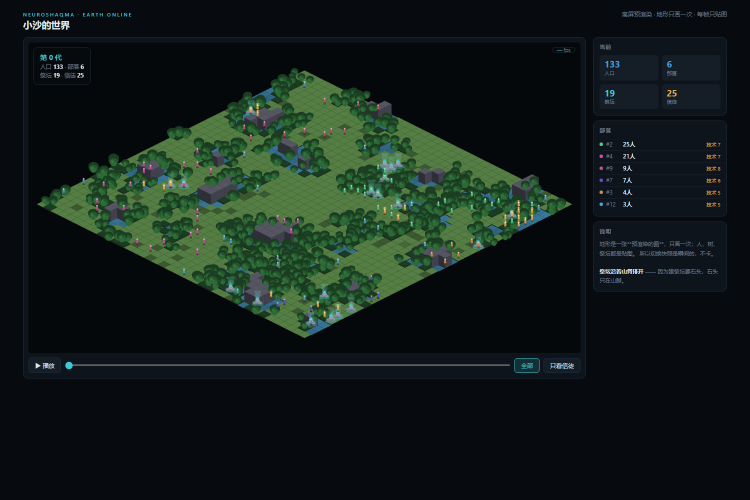
#> input picture civ-world-iso.png, 1500 x 1000 px (shown at 1/2 size)
$ python make_civ_video.py civ-world-iso.png
#> lines starting #> are read from the running program, lines starting #| are printed output that depends on the picture
# -*- coding: utf-8 -*-
"""60 秒视频：真实截图 + 真实数字，不生成任何虚构画面。

结构（1920x1080, 30fps, 1800 帧）：
  0-10s   钩子：我 12 岁，做了一个比果蝇大 2 倍的脑
 10-20s   规模：288,964 神经元 / 56,265,518 突触
 20-33s   它自己长出了宗教（等距世界推拉）
 33-44s   数据：19 座祭坛 / 299 个信徒 / 信仰 0.86
 44-54s   进化：50 代活力 +79.8%
 54-60s   结尾：仓库地址

风格：暗底、克制、无 emoji、青蓝点缀。所有画面素材都是真跑出来的截图。
"""
import os
import subprocess
import sys

import numpy as np
from PIL import Image, ImageDraw, ImageFont, ImageFilter

W, H, FPS = 1920, 1080, 30
HERE = os.path.dirname(os.path.abspath(__file__))
# 素材查找顺序：仓库根目录（clone 下来的人用这个）→ 我本地平台的 public/
# 原来是硬编码 D:\Apps\MyModel\chat\public，别人 clone 后 selftest 直接失败，
# 而 README 写着"你可以自己跑一遍"——那句话就成了假的。
_PUB_CANDIDATES = [HERE, r"D:\Apps\MyModel\chat\public"]
PUB = next((p for p in _PUB_CANDIDATES
            if os.path.exists(os.path.join(p, "civ-world-iso.png"))), HERE)
OUT = os.path.join(HERE, "NeuroShaqma-civ.mp4")
TMP = os.path.join(os.environ.get("TEMP", "."), "civ_frames")

CYAN = (63, 201, 211)
BLUE = (74, 158, 218)
GOLD = (224, 172, 82)
DIM = (120, 136, 154)
WHITE = (232, 238, 246)
BG = (7, 10, 15)

FONT_BOLD = r"C:\Windows\Fonts\msyhbd.ttc"
FONT_REG = r"C:\Windows\Fonts\msyh.ttc"


def font(size, bold=True):
    p = FONT_BOLD if bold else FONT_REG
    try:
        return ImageFont.truetype(p, size)
    except Exception:
        return ImageFont.load_default()


def ease(t):
    """smoothstep"""
    t = max(0.0, min(1.0, t))
    return t * t * (3 - 2 * t)


def fade_in_out(local_t, dur, fin=0.4, fout=0.4):
    """局部时间 → 透明度"""
    if local_t < fin:
        return ease(local_t / fin)
    if local_t > dur - fout:
        return ease((dur - local_t) / fout)
    return 1.0


def base_canvas():
    img = Image.new("RGB", (W, H), BG)
    d = ImageDraw.Draw(img)
    # 极淡的暗角
    return img


# [16 lines left out: function draw_center_text, not called in this run]


def ken_burns(src_path, dur_frames, idx, zoom_from=1.0, zoom_to=1.10, pan=(0, 0)):
    """对图片做缓慢推拉（Ken Burns），返回一帧。"""
    src = Image.open(src_path).convert("RGB")
    t = idx / max(1, dur_frames - 1)
    e = ease(t)
    z = zoom_from + (zoom_to - zoom_from) * e
    # 缩放到覆盖画布
    sw, sh = src.size
    scale = max(W / sw, H / sh) * z
    nw, nh = int(sw * scale), int(sh * scale)
    im = src.resize((nw, nh), Image.LANCZOS)
    # 居中 + 平移
    ox = (nw - W) // 2 + int(pan[0] * e)
    oy = (nh - H) // 2 + int(pan[1] * e)
    ox = max(0, min(nw - W, ox))
    oy = max(0, min(nh - H, oy))
    return im.crop((ox, oy, ox + W, oy + H))


def vignette(img, strength=0.55):
    mask = Image.new("L", (W, H), 0)
    d = ImageDraw.Draw(mask)
    d.ellipse([-W * 0.25, -H * 0.25, W * 1.25, H * 1.25], fill=255)
    mask = mask.filter(ImageFilter.GaussianBlur(160))
    dark = Image.new("RGB", (W, H), BG)
    return Image.composite(img, Image.blend(img, dark, strength), mask)


def overlay_gradient(img, color=(0, 0, 0), top=0.72, bottom=0.10):
    """底部加深，方便压字。"""
    g = Image.new("L", (1, H))
    for y in range(H):
        v = top + (bottom - top) * (y / H)
        g.putpixel((0, y), int(v * 255))
    g = g.resize((W, H))
    dark = Image.new("RGB", (W, H), color)
    return Image.composite(dark, img, g)


# ==================== 场景 ====================
# [190 lines left out: functions scene_hook, scene_scale, scene_world, scene_data, scene_evolution, scene_end, not called in this run]


# ==================== 主流程 ====================
SCENES = [
    (scene_hook, 10),
    (scene_scale, 10),
    (scene_world, 13),
    (scene_data, 11),
    (scene_evolution, 10),
    (scene_end, 6),
]


# [46 lines left out: function main, not called in this run]


# ==================== 自测 ====================

def selftest():
    """验证渲染管线的前置条件，不真渲染 1800 帧（那是 5 分钟）。"""
    print("  小沙宣传视频 selftest（素材 / 缓动 / 画布 / 分层）")
    ok = 0
    total = 0

    # ---- 1. 素材存在（缺一个视频就会有段落是黑的）----
    total += 1
    need = ["civ-world-iso.png", "civ-world-shot.png", "hero-288k.png"]
    missing = [f for f in need if not os.path.exists(os.path.join(PUB, f))]
    print("  [1] 素材 %d/%d 存在%s"
          % (len(need) - len(missing), len(need),
             ("，缺：" + ",".join(missing)) if missing else ""))
    ok += int(not missing)

    # ---- 2. 字体能加载（否则全部文字变方块）----
    total += 1
    f = font(48)
    loaded = hasattr(f, "getbbox") and f.size == 48
    print("  [2] 中文字体: %s size=%s" % (type(f).__name__, getattr(f, "size", "?")))
    ok += int(loaded)

    # ---- 3. 缓动函数边界正确 ----
    total += 1
    good = (ease(0) == 0.0 and ease(1) == 1.0
            and 0.4 < ease(0.5) < 0.6          # smoothstep(0.5) = 0.5
            and ease(-5) == 0.0 and ease(5) == 1.0)  # 越界要夹住
    print("  [3] ease: 0→%.1f 0.5→%.2f 1→%.1f 越界钳制=%s"
          % (ease(0), ease(0.5), ease(1), ease(-5) == 0.0))
    ok += int(good)

    # ---- 4. 淡入淡出：起点 0、中段 1、终点 0 ----
    total += 1
    a0 = fade_in_out(0.0, 10.0)          # 刚出现
    amid = fade_in_out(5.0, 10.0)        # 正中间
    aend = fade_in_out(10.0, 10.0)       # 正好结束（原来测 9.9，那时淡出才走 25%，
                                         # 值 0.156 是正确答案，是断言错了）
    good = a0 < 0.05 and amid == 1.0 and aend < 0.05
    print("  [4] 淡入淡出: 起点%.2f 中段%.2f 终点%.2f" % (a0, amid, aend))
    ok += int(good)

    # ---- 5. 画布尺寸正确 ----
    total += 1
    img = base_canvas()
#> in base_canvas, `img = Image.new("RGB", (W, H), BG)`:
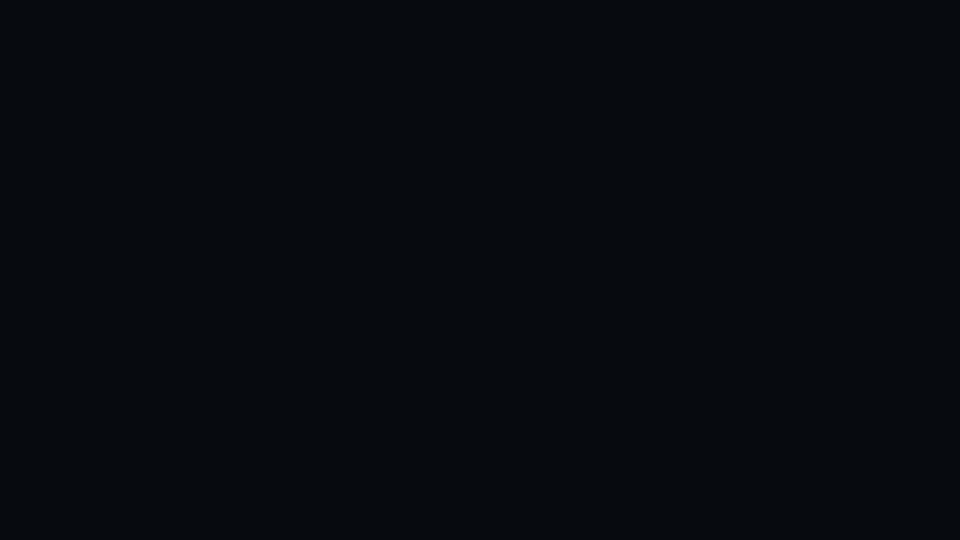
#> img: PIL image 1920x1080 RGB (shown at 1/2 size); mean R, G, B 7, 10, 15
    print("  [5] 画布: %dx%d (期望 %dx%d)" % (img.size[0], img.size[1], W, H))
#|   [5] 画布: 1920x1080 (期望 1920x1080)
    ok += int(img.size == (W, H))
#> ok = 5

    # ---- 6. Ken Burns 输出尺寸对（裁剪后必须正好是画布大小）----
    total += 1
    src = os.path.join(PUB, "civ-world-iso.png")
    if os.path.exists(src):
        f0 = ken_burns(src, 100, 0, 1.0, 1.1)
#> in ken_burns, src is the input picture: PIL image 1500x1000 RGB; mean R, G, B 18.9, 29.5, 25.5
#> in ken_burns, `return im.crop((ox, oy, ox + W, oy + H))`:
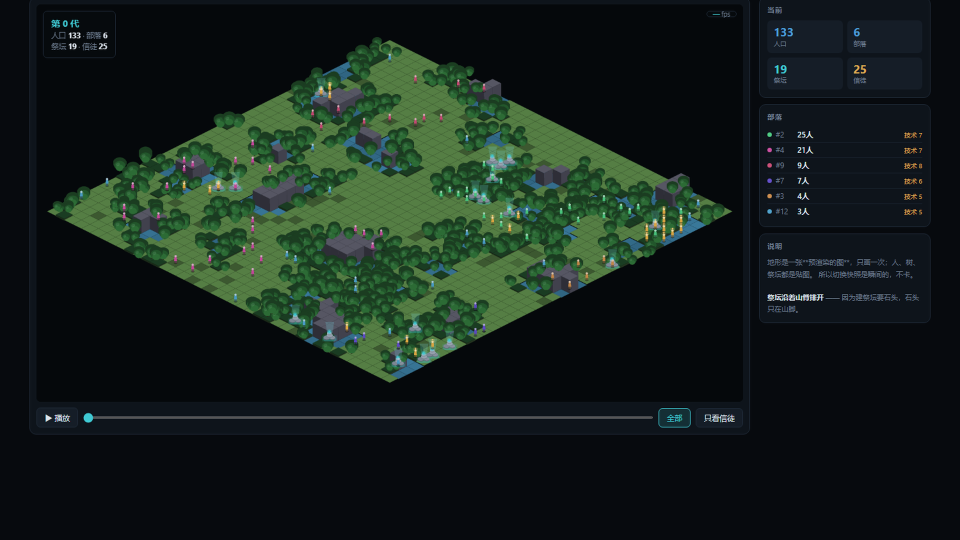
#> returned value: PIL image 1920x1080 RGB (shown at 1/2 size); mean R, G, B 20.8, 32.7, 27.2
        f9 = ken_burns(src, 100, 99, 1.0, 1.1)
#> call 2 of ken_burns, with src_path = 'civ-world-iso.png', dur_frames = 100, idx = 99, zoom_from = 1, zoom_to = 1.1, pan = (0, 0)
#> in ken_burns (call 2), `return im.crop((ox, oy, ox + W, oy + H))`:
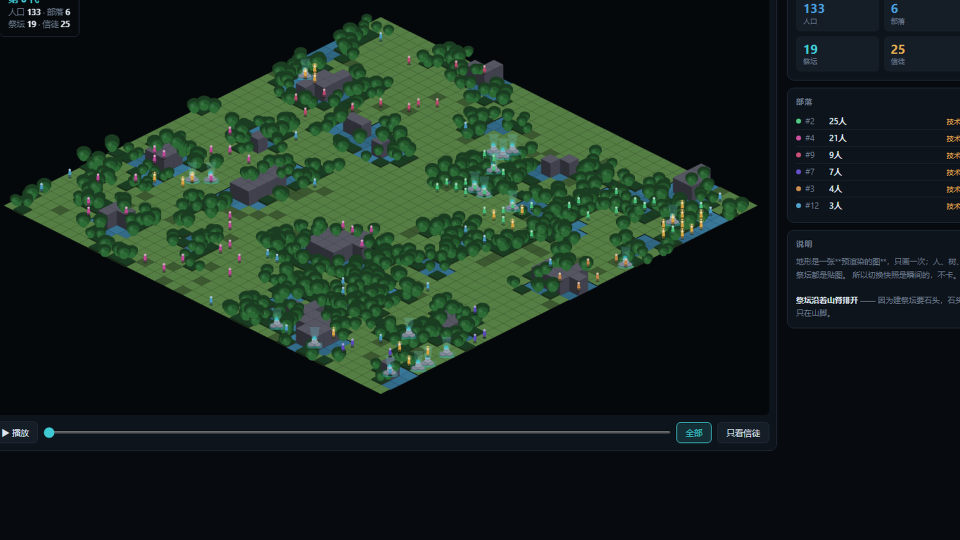
#> returned value: PIL image 1920x1080 RGB (shown at 1/2 size); mean R, G, B 23.4, 37.1, 29.5
        good = f0.size == (W, H) and f9.size == (W, H)
#> good = True
        print("  [6] Ken Burns: 首帧%dx%d 末帧%dx%d"
              % (f0.size[0], f0.size[1], f9.size[0], f9.size[1]))
#|   [6] Ken Burns: 首帧1920x1080 末帧1920x1080
    else:
        good = False
        print("  [6] Ken Burns: 缺素材，跳过")
    ok += int(good)
#> ok = 6

    # ---- 7. 六段总时长 = 60 秒 ----
    total += 1
    total_sec = sum(d for _f, d in SCENES)
    print("  [7] 场景数 %d | 总时长 %d 秒 = %d 帧" % (len(SCENES), total_sec, total_sec * FPS))
    ok += int(len(SCENES) == 6 and total_sec == 60)
#> ok = 7

    # ---- 8. 暗角/渐变不改变尺寸 ----
    total += 1
    v = vignette(base_canvas(), 0.5)
#> in vignette, `mask = Image.new("L", (W, H), 0)`: mask: PIL image 1920x1080 L; every value is 0
#> in vignette, `mask = mask.filter(ImageFilter.GaussianBlur(160))`: mask: PIL image 1920x1080 L; every value is 255
    g = overlay_gradient(base_canvas(), (0, 0, 0), 0.7, 0.1)
#> in overlay_gradient, `g = g.resize((W, H))`:
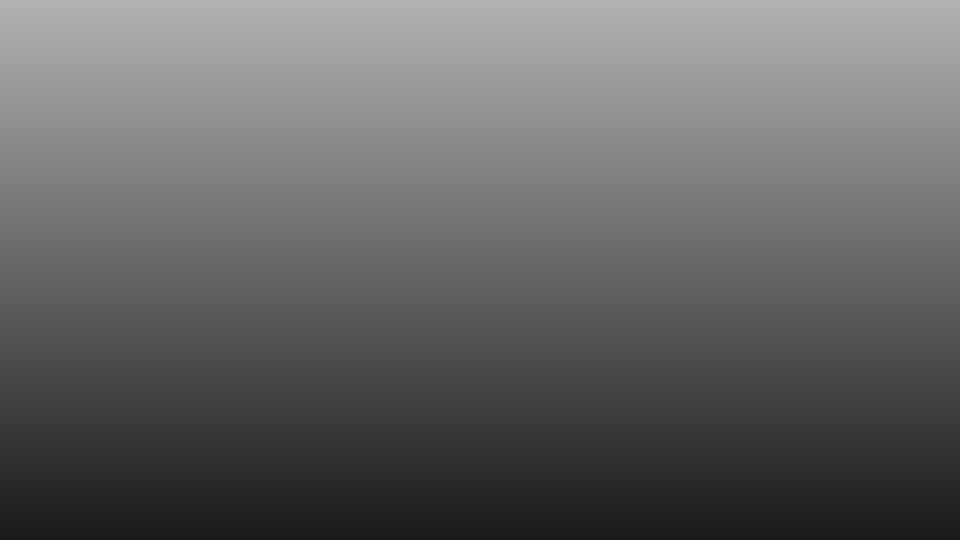
#> g: PIL image 1920x1080 L (shown at 1/2 size); min 25, max 178, mean 101.6
#> in overlay_gradient, `dark = Image.new("RGB", (W, H), color)`: dark: PIL image 1920x1080 RGB; every value is 0
    print("  [8] vignette %dx%d | overlay_gradient %dx%d"
          % (v.size[0], v.size[1], g.size[0], g.size[1]))
#|   [8] vignette 1920x1080 | overlay_gradient 1920x1080
    ok += int(v.size == (W, H) and g.size == (W, H))
#> ok = 8

    print("\n  结果：%d/%d 项通过" % (ok, total))
#|   结果：8/8 项通过
    return ok == total


if __name__ == "__main__":
    # 默认跑 selftest —— 和其他所有 xiaosha_*.py 模块的约定一致。
    # 之前默认直接渲染 1800 帧，导致 run_all_selftests.py 每次跑全量都多花 292 秒
    # 去重新生成一遍视频。渲染现在是显式的：python make_civ_video.py --render
    if "--render" in sys.argv:
        sys.exit(main())
    sys.exit(0 if selftest() else 1)
#> (the program exits here)

$ run again, with planet-map.png copied over civ-world-iso.png
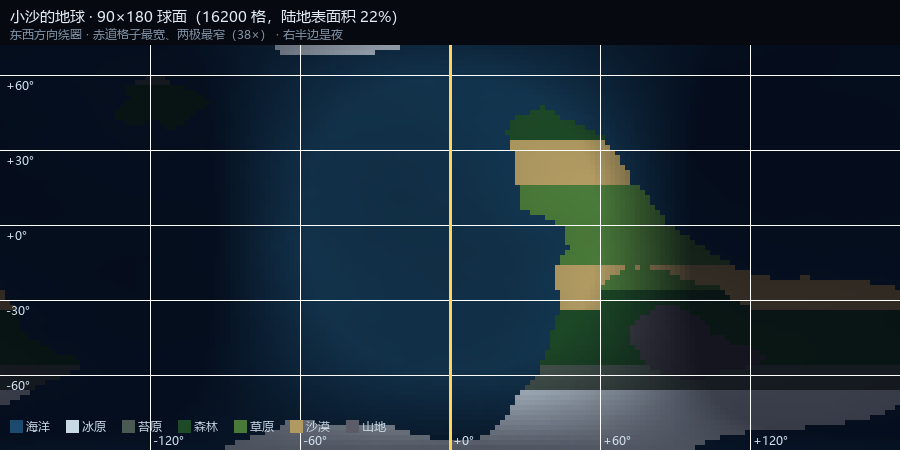
#> input picture planet-map.png, 900 x 450 px
#|   [5] 画布: 1920x1080 (期望 1920x1080)
#> in ken_burns, src is the input picture: PIL image 900x450 RGB; mean R, G, B 26.1, 40.5, 51.1
#> in ken_burns, `return im.crop((ox, oy, ox + W, oy + H))`:
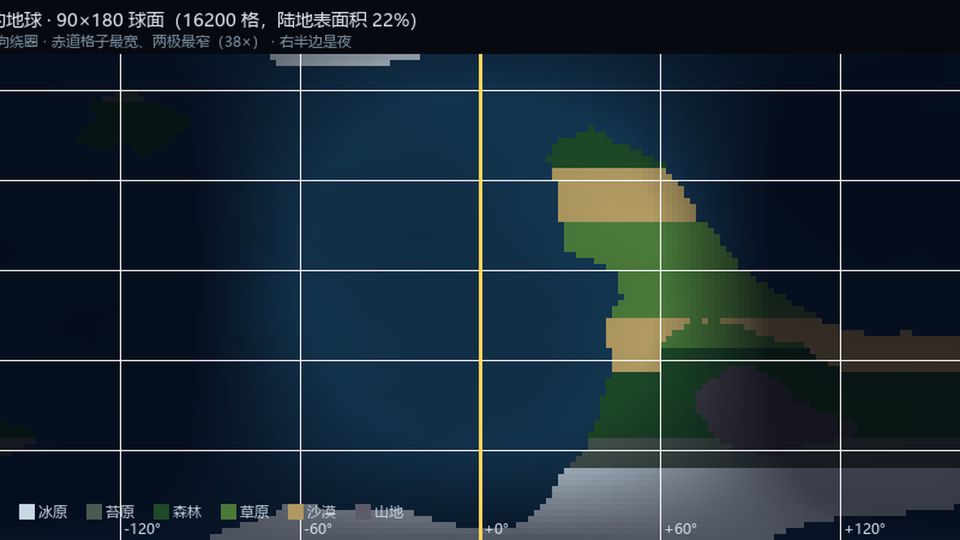
#> returned value: PIL image 1920x1080 RGB (shown at 1/2 size); mean R, G, B 27.8, 42.8, 53.2
#> im: PIL image 2376x1188 RGB
#> in ken_burns (call 2), `return im.crop((ox, oy, ox + W, oy + H))`:
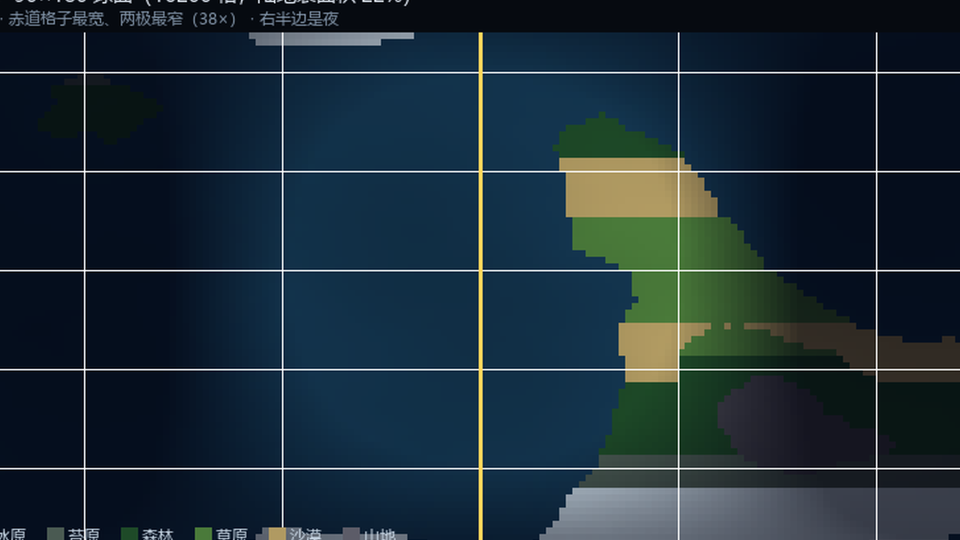
#> returned value: PIL image 1920x1080 RGB (shown at 1/2 size); mean R, G, B 28, 44.6, 54.9
#|   [6] Ken Burns: 首帧1920x1080 末帧1920x1080
#> dark: PIL image 1920x1080 RGB; every value is 0
#|   [8] vignette 1920x1080 | overlay_gradient 1920x1080
#|   结果：8/8 项通过
